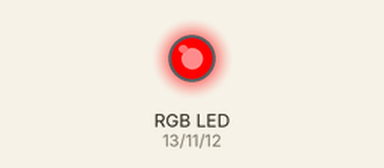
Simulated run of this sketch. Board: Arduino Uno, built with avr-gcc and run on an emulated ATmega328P. Parts: an RGB LED mixed from three pins (HIGH = lit).

Above: at 0.5 s.
At 4.5 s:
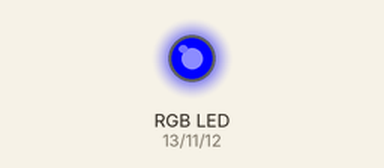
At 6.5 s:
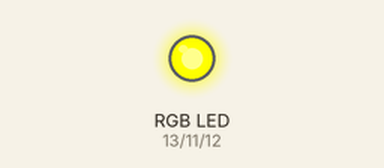
At 7.5 s:
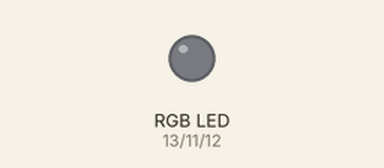
At 10.5 s:
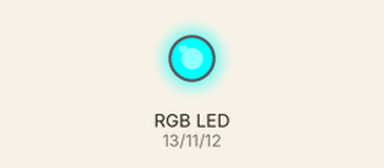
At 14.5 s:
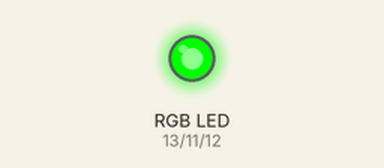
Timing chart, 0 to 15.6 s (numbered marks = the images above):
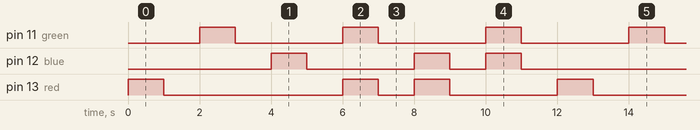

Measured:
- by itself, pin 11 (green): alternates HIGH for 1.0 s and LOW for 3.0 s
- by itself, pin 12 (blue): repeats every 12.0 s: LOW 3.0 s, HIGH 1.0 s, LOW 1.0 s, HIGH 1.0 s, LOW 5.0 s, HIGH 1.0 s
- by itself, pin 13 (red): repeats every 12.0 s: LOW 5.0 s, HIGH 1.0 s, LOW 1.0 s, HIGH 1.0 s, LOW 3.0 s, HIGH 1.0 s

The sketch:

main_coding_creating_color_combinations_using_rgb_LED_.ino
```cpp
int red=13;
int blue=12;
int green=11;

void setup()
{
  pinMode(red,OUTPUT);
  pinMode(blue,OUTPUT);
  pinMode(green,OUTPUT);

}

void loop()
{
  //redblink();
 // blueblink();
  //greenblink();
    rgb();
  //yellow();
 // purple();
  //cyan();
    ypc();
}

void redblink()
{
  digitalWrite(red,HIGH);
  delay(1000);
  digitalWrite(red,LOW);
  delay(1000);
}

void blueblink()
{
  digitalWrite(blue,HIGH);
  delay(1000);
  digitalWrite(blue,LOW);
  delay(1000);
}

void greenblink()
{
  digitalWrite(green,HIGH);
  delay(1000);
  digitalWrite(green,LOW);
  delay(1000);
}

void rgb()
{
  digitalWrite(red,HIGH);
  delay(1000);
  digitalWrite(red,LOW);
  delay(1000);
  digitalWrite(green,HIGH);
  delay(1000);
  digitalWrite(green,LOW);
  delay(1000);
  digitalWrite(blue,HIGH);
  delay(1000);
  digitalWrite(blue,LOW);
  delay(1000);
}

void yellow()
{
  digitalWrite(red,HIGH);
  digitalWrite(green,HIGH);
  delay(1000);
  digitalWrite(red,LOW);
  digitalWrite(green,LOW);
  delay(1000);
}

void purple()
{
  digitalWrite(red,HIGH);
  digitalWrite(blue,HIGH);
  delay(1000);
  digitalWrite(red,LOW);
  digitalWrite(blue,LOW);
  delay(1000);
}

void cyan()
{
  digitalWrite(blue,HIGH);
  digitalWrite(green,HIGH);
  delay(1000);
  digitalWrite(blue,LOW);
  digitalWrite(green,LOW);
  delay(1000);
}

void ypc()
{
  digitalWrite(red,HIGH);
  digitalWrite(green,HIGH);
  delay(1000);
  digitalWrite(red,LOW);
  digitalWrite(green,LOW);
  delay(1000);
  digitalWrite(red,HIGH);
  digitalWrite(blue,HIGH);
  delay(1000);
  digitalWrite(red,LOW);
  digitalWrite(blue,LOW);
  delay(1000);
  digitalWrite(blue,HIGH);
  digitalWrite(green,HIGH);
  delay(1000);
  digitalWrite(blue,LOW);
  digitalWrite(green,LOW);
  delay(1000);
}
```
